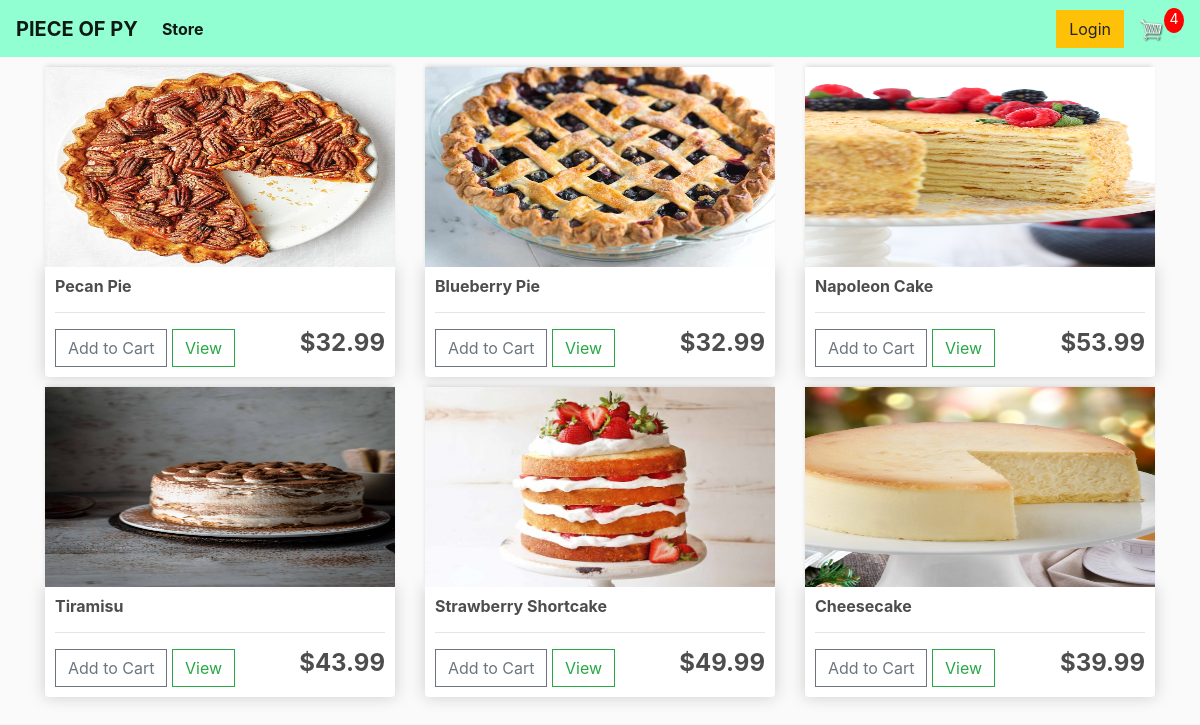
The app's page / (signed in) with its own data.
### store/models.py (models this page shows, shortened)
class Product(models.Model):
  name = models.CharField(max_length=200, null=True)
  price = models.DecimalField(max_digits=10, decimal_places=2)
  digital = models.BooleanField(default=False, null=True, blank=True)
  image = models.ImageField(blank=True, null=True)
  @property
  def imageURL(self):
    try:
      url = self.image.url
    except:
      url = ''
    return url

### store/views.py (the view)
# urls.py: path('', include('store.urls')),
def store(request):
	if request.user.is_authenticated:
		customer = request.user.customer
		order, created = Order.objects.get_or_create(customer=customer, complete=False)
		items = order.orderitem_set.all()
		cartItems = order.get_cart_items
	else:
		items = []
		order = {'get_cart_total':0, 'get_cart_items':0, 'shipping':False}
		cartItems = order['get_cart_items']
	products = Product.objects.all()
	context = {'products':products, 'cartItems':cartItems}
	return render(request, 'store/store.html', context)

### store/models.py (called while the page is built)
	@property
	def get_cart_items(self):
		orderitems = self.orderitem_set.all()
		total = sum([item.quantity for item in orderitems])
		return total

### store/templates/store/store.html
{% extends 'store/main.html' %} {% load static %} {% block content %}
<link rel="stylesheet" type="text/css" href="{% static 'css/main.css' %}" />
<div class="row">
  {% for product in products %}
  <div class="col-lg-4">
    <img class="thumbnail" src="{{product.imageURL}}" alt="" />
    <div class="box-element product">
      <h6><strong>{{product.name}}</strong></h6>
      <hr />
      <button data-product={{product.id}} data-action="add" class="btn btn-outline-secondary add-btn update-cart">Add to Cart</button>
      <a class="btn btn-outline-success" href="#">View</a>
      <h4 style="display: inline-block; float: right"><strong>${{product.price|floatformat:2}}</strong></h4>
    </div>
  </div>
    {% endfor %}
{% endblock content %}

### static/css/main.css (style rules this page uses)
body { background-color: hsl(0, 0%, 98%); }
h1,h2,h3,h4,h5,h6 { color:hsl(0, 0%, 30%); }
.box-element { box-shadow:hsl(0, 0%, 80%) 0 0 16px; background-color: #fff; border-radius: 4px; padding: 10px; }
.thumbnail { width: 100%; height: 200px; -webkit-box-shadow: -1px -3px 5px -2px rgba(214,214,214,1); -moz-box-shadow: -1px -3px 5px -2px rgba(214,214,214,1); box-shadow: -1px -3px 5px -2px rgba(214,214,214,1); }
.product { border-radius: 0 0 4px 4px; }
.col-lg-4, .col-lg-6, .col-lg-8, .col-lg-12 { margin-top: 10px; }
.btn { border-radius: 0; }

### records on screen
Product: imageURL (picture), name "Pecan Pie", price "32.99"
Product: imageURL (picture), name "Blueberry Pie", price "32.99"
Product: imageURL (picture), name "Napoleon Cake", price "53.99"
Product: imageURL (picture), name "Tiramisu", price "43.99"
Product: imageURL (picture), name "Strawberry Shortcake", price "49.99"
Product: imageURL (picture), name "Cheesecake", price "39.99"

### other values on screen
{{ cartItems }} "4"
